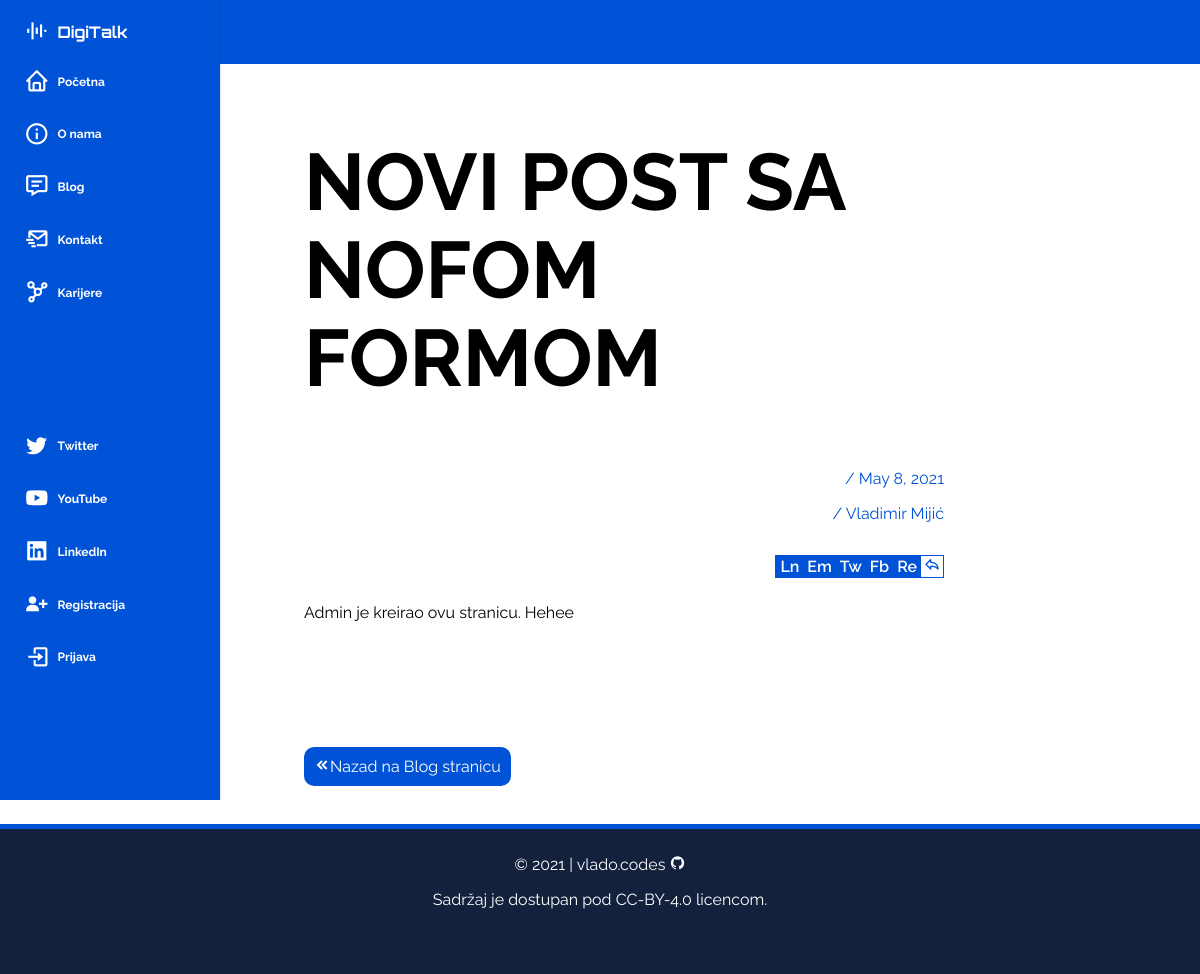
/accounts/blog/post/8, run on the app's committed database.
### first_app/models.py (models this page shows, shortened)
class Post(models.Model):
    title = models.CharField(max_length = 60)
    author = models.ForeignKey(User, on_delete = models.CASCADE)
    body = RichTextField(blank = True, null = True)
    date = models.DateField(auto_now_add = True)

### first_app/views.py (the view)
# urls.py: path('blog/post/<int:pk>', views.postDetailView.as_view(), name='blog_post'),
class postDetailView(DetailView):
    model = Post
    template_name = 'blog_post.html'

### first_app/templates/blog_post.html (shortened to what this page needs)
{% extends 'base.html' %}
{% block head %}
<div class="blog-page">
    <article class="post">
        <header class="post-header">
            <h1 class="post-title">{{ post.title }}</h1>
            <p class="post-date">/ {{ post.date }}</p>
            <p class="post-author">/ {{ post.author.first_name }} {{ post.author.last_name }}</p>
            <ul class="post-share">
                <li><i class='bx bx-share'></i></li>
                <li><a class="share-btn" href="" target="_blank" title="Reddit">Re</a></li>
                <li><a class="share-btn" href="" target="_blank" title="Facebook">Fb</a></li>
                <li><a class="share-btn" href="" target="_blank" title="Twitter">Tw</a></li>
                <li><a class="share-btn" href="" target="_blank" title="Email">Em</a></li>
                <li><a class="share-btn" href="" target="_blank" title="LinkedIn">Ln</a></li>
            </ul>
        </header>
        {{ post.body|safe }}
    </article>
    <a id="btn-back" href="{% url 'blog' %}"><i class='bx bxs-chevrons-left'></i>Nazad na Blog stranicu</a>
</div>
{% endblock head %}

### first_app/static/css/main.css (style rules this page uses)
:root { --header-height: 3.5rem; --nav-width: 220px; --ff-body: 'Raleway', sans-serif; --ff-heading: 'Orbitron', sans-serif; --fs-normal: 0.9375rem; --fs-medium: 0.75rem; --fw-normal: 400; --fw-bold: 700; --clr-primary-100: #6fd7ec; --clr-primary-200: #4e96b8; --clr-primary-300: #3a7094; --clr-primary-400: #293b63; --clr-primary-500: #14213d; --clr-accent: #a3a3a3; --clr-dark-gray: #646464; --clr-light-gray: #dbdbdb; --clr-light: #FFFFFF; --clr-dark: #000000; --clr-blue: #0053d6; --clr-red: #bf2139; --clr-neon-blue: 199, 43%, 51%; --clr-dark-gray: 0, 0%, 64%; --z-fixed: 100; }
html { scrollbar-color: var(--clr-primary-400) var(--clr-blue); scroll-padding-top: 7rem; scroll-behavior: smooth; overflow-x: hidden; }
html, body { height: 100%; }
body { font-family: var(--ff-body); margin: var(--header-height) 0 0 0; }
a { text-decoration: none; }
.blog-page { width: 100%; max-width: 40rem; margin: 0 auto; }
#btn-back { border: 0; background: var(--clr-blue); color: rgb(255, 255, 255); padding: 10px; border-radius: 10px; cursor: pointer; }
.post { margin-bottom: 100px; }
.post-header { margin-bottom: 5rem; }
.post-title { font-size: 5em; line-height: 1.1em; text-transform: uppercase; }
.post-date, .post-author { display: block; text-align: right; color: var(--clr-blue); }
.post-share { float: right; list-style: none; border: 1px solid var(--clr-blue); padding: 0; }
.post-share li:first-child { color: var(--clr-blue); background-color: var(--clr-light); padding: 1px 3px; }
.post-share li { display: block; float: right; padding: 1px 2px; background-color: var(--clr-blue); font-weight: 600; }
.post-share li a { padding: 2px; color: var(--clr-light); }
@media screen and (min-width: 1024px) { :root { --normal-font-size: 1rem; --small-font-size: .875rem; --smaller-font-size: .813rem; } }

### data on the page
Post: title "NOVI POST SA NOFOM FORMOM", date "May 8, 2021", author.first_name "Vladimir", author.last_name "Mijić", body "Admin je kreirao ovu stranicu. Hehee"
